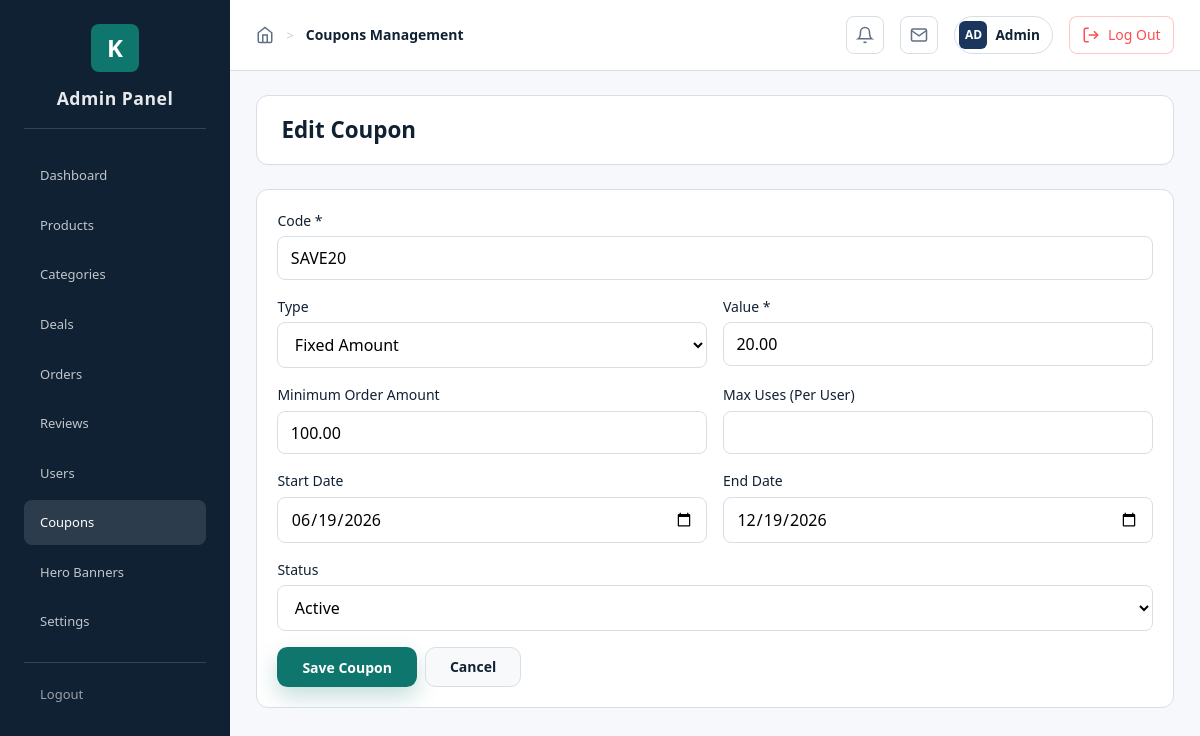
/admin/coupons.php?action=edit&id=2 (signed in), run on the app's committed database.
### tables this page shows
CREATE TABLE coupons (
    id INT AUTO_INCREMENT PRIMARY KEY,
    code VARCHAR(50) NOT NULL UNIQUE,
    type ENUM('percentage', 'fixed') NOT NULL,
    value DECIMAL(10, 2) NOT NULL,
    min_order_amount DECIMAL(10, 2) DEFAULT 0,
    max_uses INT DEFAULT NULL,
    used_count INT DEFAULT 0,
    start_date DATE,
    end_date DATE,
    status ENUM('active', 'inactive') DEFAULT 'active',
    created_at TIMESTAMP DEFAULT CURRENT_TIMESTAMP
);

### admin/coupons.php (the view, shortened to what this page needs)
<?php
require_once __DIR__ . '/includes/layout.php';
$db = getDB();
$action = $_GET['action'] ?? 'list';
$couponId = intval($_GET['id'] ?? 0);
$search = sanitize($_GET['search'] ?? '');
$editingCoupon = null;
if ($action === 'edit' && $couponId > 0) {
    $stmt = $db->prepare("SELECT * FROM coupons WHERE id = ?");
    $stmt->execute([$couponId]);
    $editingCoupon = $stmt->fetch();
}
$where = '';
$params = [];
$stmt = $db->prepare("SELECT * FROM coupons $where ORDER BY created_at DESC");
$stmt->execute($params);
$coupons = $stmt->fetchAll();
?>
<!DOCTYPE html>
<html lang="en">
<head>
    <link rel="stylesheet" href="../assets/css/style.css">
<link rel="stylesheet" href="css/admin.css">
</head>
<body>
<div class="admin-layout">
    <main class="admin-content">
<div class="admin-header">
            <h1 class="admin-page-title">
                <?= $action === 'edit' ? 'Edit Coupon' : ($action === 'add' ? 'Add Coupon' : 'Coupons') ?>
            </h1>
        </div>
        <?php if ($action === 'list'): ?>
            <div class="admin-card">
                <form method="GET" class="admin-form-row">
                    <input class="form-input admin-input-max-280" type="text" name="search" value="<?= htmlspecialchars($search) ?>" placeholder="Search by code...">
                    <button class="btn btn-secondary" type="submit">Search</button>
                </form>
            </div>
            <div class="admin-table-wrap">
                <table class="admin-table">
                    <thead>
                    <tr>
                        <th>ID</th>
                        <th>Code</th>
                        <th>Type</th>
                        <th>Value</th>
                        <th>Total Uses</th>
                        <th>Per-User Limit</th>
                        <th>Period</th>
                        <th>Status</th>
                        <th>Actions</th>
                    </tr>
                    </thead>
                    <tbody>
                    <?php foreach ($coupons as $coupon): ?>
                        <tr>
                            <td><?= intval($coupon['id']) ?></td>
                            <td><?= htmlspecialchars($coupon['code']) ?></td>
                            <td><?= htmlspecialchars($coupon['type']) ?></td>
                            <td><?= $coupon['type'] === 'percentage' ? intval($coupon['value']) . '%' : formatPrice($coupon['value']) ?></td>
                            <td><?= intval($coupon['used_count']) ?></td>
                            <td><?= $coupon['max_uses'] !== null ? intval($coupon['max_uses']) : 'Unlimited' ?></td>
                            <td>
                                <?= $coupon['start_date'] ? htmlspecialchars($coupon['start_date']) : '-' ?>
                                to
                                <?= $coupon['end_date'] ? htmlspecialchars($coupon['end_date']) : '-' ?>
                            </td>
                            <td><span class="badge badge-<?= $coupon['status'] === 'active' ? 'success' : 'warning' ?>"><?= htmlspecialchars(ucfirst($coupon['status'])) ?></span></td>
                            <td>
                                <div class="admin-actions-row">
                                    <a class="btn btn-sm btn-outline" href="?action=edit&id=<?= intval($coupon['id']) ?>">Edit</a>
                                    <a class="btn btn-sm btn-secondary" href="?action=delete&id=<?= intval($coupon['id']) ?>" onclick="return confirm('Delete this coupon?');">Delete</a>
                                </div>
                            </td>
                        </tr>
                    <?php endforeach; ?>
                    </tbody>
                </table>
            </div>
        <?php else: ?>
            <div class="admin-card">
                <form method="POST">
                    <div class="form-group">
                        <label class="form-label">Code *</label>
                        <input type="text" name="code" class="form-input" required value="<?= htmlspecialchars($editingCoupon['code'] ?? $_POST['code'] ?? '') ?>">
                    </div>
                    <div class="admin-two-col-grid">
                        <div class="form-group">
                            <label class="form-label">Type</label>
                            <select name="type" class="form-select">
                                <option value="fixed" <?= ($editingCoupon['type'] ?? $_POST['type'] ?? '') === 'fixed' ? 'selected' : '' ?>>Fixed Amount</option>
                            </select>
                        </div>
                        <div class="form-group">
                            <label class="form-label">Value *</label>
                            <input type="number" step="0.01" min="0" name="value" class="form-input" required value="<?= htmlspecialchars((string)($editingCoupon['value'] ?? $_POST['value'] ?? '')) ?>">
                        </div>
                    </div>
                    <div class="admin-two-col-grid">
                        <div class="form-group">
                            <label class="form-label">Minimum Order Amount</label>
                            <input type="number" step="0.01" min="0" name="min_order_amount" class="form-input" value="<?= htmlspecialchars((string)($editingCoupon['min_order_amount'] ?? $_POST['min_order_amount'] ?? 0)) ?>">
                        </div>
                        <div class="form-group">
                            <label class="form-label">Max Uses (Per User)</label>
                            <input type="number" min="0" name="max_uses" class="form-input" value="<?= htmlspecialchars((string)($editingCoupon['max_uses'] ?? $_POST['max_uses'] ?? '')) ?>">
                        </div>
                    </div>
                    <div class="admin-two-col-grid">
                        <div class="form-group">
                            <label class="form-label">Start Date</label>
                            <input type="date" name="start_date" class="form-input" value="<?= htmlspecialchars($editingCoupon['start_date'] ?? $_POST['start_date'] ?? '') ?>">
                        </div>
                        <div class="form-group">
                            <label class="form-label">End Date</label>
                            <input type="date" name="end_date" class="form-input" value="<?= htmlspecialchars($editingCoupon['end_date'] ?? $_POST['end_date'] ?? '') ?>">
                        </div>
                    </div>
                    <div class="form-group">
                        <label class="form-label">Status</label>
                        <select name="status" class="form-select">
                            <option value="active" <?= ($editingCoupon['status'] ?? $_POST['status'] ?? 'active') === 'active' ? 'selected' : '' ?>>Active</option>
                        </select>
                    </div>
                    <div class="admin-actions-row">
                        <button class="btn btn-primary" type="submit">Save Coupon</button>
                        <a class="btn btn-secondary" href="<?= BASE_URL ?>/admin/coupons">Cancel</a>
                    </div>
                </form>
            </div>
        <?php endif; ?>
    </main>
</div>
</body>
</html>

### assets/css/style.css (style rules this page uses)
:root { --color-primary: #0f766e; --color-primary-hover: #0b5b55; --color-primary-light: rgba(15, 118, 110, 0.14); --color-secondary: #f8f9fa; --color-secondary-hover: #e9ecef; --color-success: #198754; --color-danger: #c0392b; --color-warning: #f39c12; --color-info: #0ea5e9; --color-text: #102133; --color-text-light: #5f7083; --color-text-muted: #9aa8b5; --color-bg: #ffffff; --color-bg-secondary: #f6f8fb; --color-bg-tertiary: #edf1f5; --color-border: #d8dee6; --color-border-light: #e8edf3; --font-family: 'Segoe UI', Tahoma, Geneva, Verdana, sans-serif; --font-size-xs: 0.75rem; --font-size-sm: 0.875rem; --font-size-base: 1rem; --font-size-lg: 1.125rem; --font-size-xl: 1.25rem; --font-size-2xl: 1.5rem; --font-size-3xl: 1.875rem; --font-size-4xl: 2.25rem; --font-size-5xl: 3rem; --spacing-xs: 0.25rem; --spacing-sm: 0.5rem; --spacing-md: 1rem; --spacing-lg: 1.5rem; --spacing-xl: 2rem; --spacing-2xl: 3rem; --spacing-3xl: 4rem; --radius-sm: 0.25rem; --radius-md: 0.5rem; --radius-lg: 0.75rem; --radius-xl: 1rem; --radius-full: 9999px; --shadow-sm: 0 1px 2px rgba(16, 33, 51, 0.06); --shadow-md: 0 6px 18px rgba(16, 33, 51, 0.08); --shadow-lg: 0 16px 36px rgba(16, 33, 51, 0.12); --shadow-xl: 0 26px 50px rgba(16, 33, 51, 0.18); --transition-fast: 150ms ease; --transition-base: 250ms ease; --transition-slow: 350ms ease; --container-max: 1440px; --container-padding: 1.5rem; }
*, *::before, *::after { box-sizing: border-box; margin: 0; padding: 0; }
html { scroll-behavior: smooth; -webkit-text-size-adjust: 100%; }
body { font-family: var(--font-family); font-size: var(--font-size-base); line-height: 1.6; color: var(--color-text); background-color: var(--color-bg); min-height: 100vh; display: flex; flex-direction: column; }
a { color: inherit; text-decoration: none; transition: color var(--transition-fast); }
button { cursor: pointer; font-family: inherit; border: none; background: none; }
input, select, textarea { font-family: inherit; font-size: inherit; }
.btn { display: inline-flex; align-items: center; justify-content: center; gap: var(--spacing-sm); padding: var(--spacing-sm) var(--spacing-lg); font-size: var(--font-size-sm); font-weight: 600; border-radius: 0.65rem; border: 1px solid transparent; transition: all var(--transition-fast); white-space: nowrap; }
.btn-primary { background-color: var(--color-primary); color: white; box-shadow: 0 10px 22px rgba(15, 118, 110, 0.24); }
.btn-secondary { background-color: var(--color-secondary); color: var(--color-text); border: 1px solid var(--color-border); }
.form-group { margin-bottom: var(--spacing-md); }
.form-label { display: block; margin-bottom: var(--spacing-xs); font-weight: 500; font-size: var(--font-size-sm); }
.form-input, .form-select, .form-textarea { width: 100%; padding: 0.62rem 0.78rem; font-size: var(--font-size-base); border: 1px solid var(--color-border); border-radius: var(--radius-md); background-color: var(--color-bg); transition: border-color var(--transition-fast), box-shadow var(--transition-fast); }
@media (min-width: 768px) { :root { --container-padding: 1.5rem; } }
@media (min-width: 1024px) { :root { --container-padding: 2rem; } }

### data on the page
coupons: code "SAVE20", type "Fixed Amount", value "20.00", min_order_amount "100.00", start_date "06/19/2026", end_date "12/19/2026", status "Active"

### other printed values
$item['label'] "Dashboard"
$item['label'] "Products"
$item['label'] "Categories"
$item['label'] "Deals"
$item['label'] "Orders"
$item['label'] "Reviews"
$item['label'] "Users"
$item['label'] "Coupons"
$item['label'] "Hero Banners"
$item['label'] "Settings"
$pageTitle "Coupons Management"
$initials "AD"
$userName "Admin"
